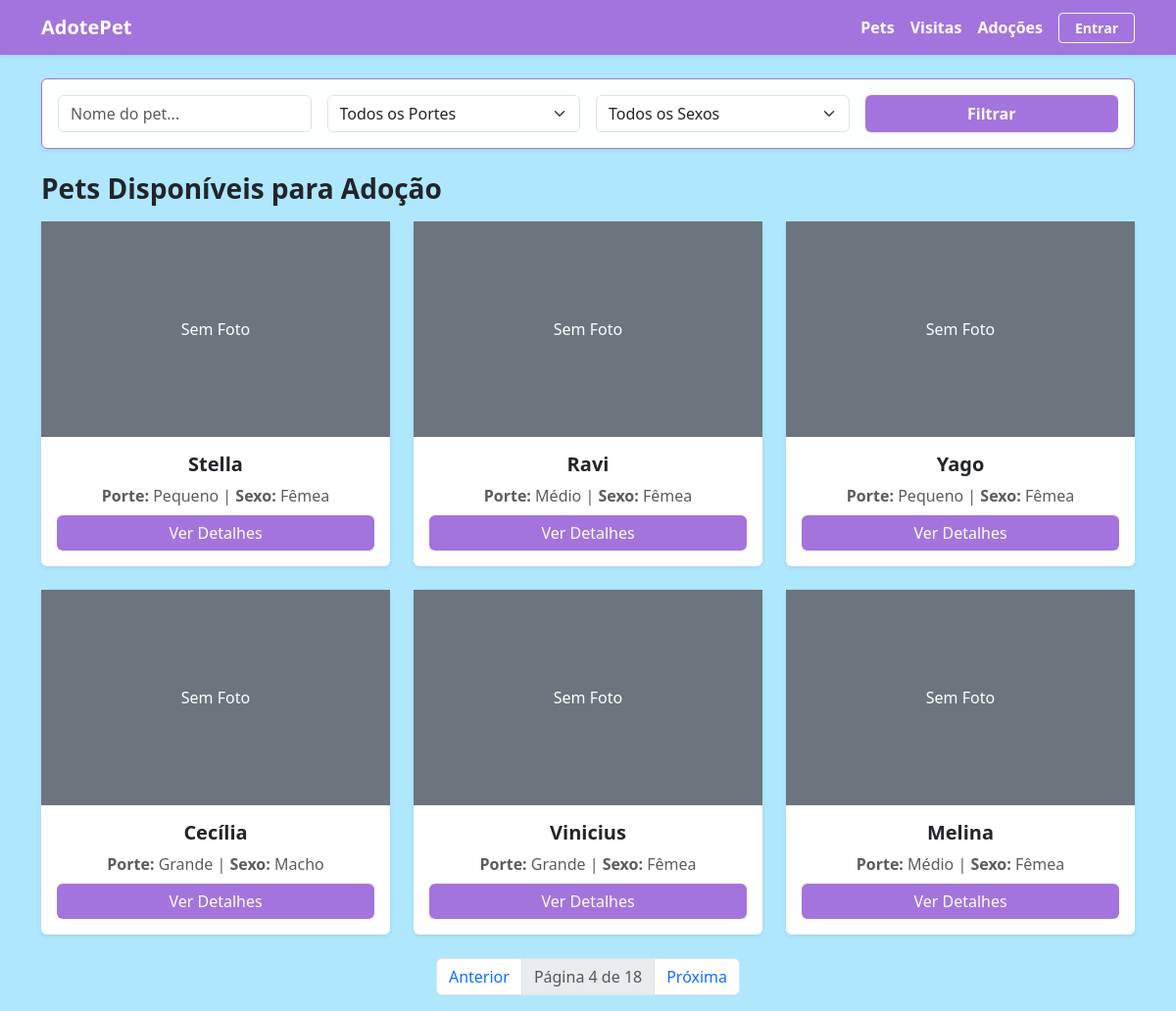
Screenshot of /?page=4&q=&porte=&sexo= with the database file from the repository.
### pets/models.py (models this page shows, shortened)
class Pet(models.Model):
    nome= models.CharField(max_length=100)
    cor = models.CharField(max_length=50)
    data_nascimento = models.DateField(null=True, blank=True)
    sexo = models.CharField(max_length=1, choices=SEXOS)
    porte = models.CharField(max_length=1, choices=PORTES)
    peso = models.DecimalField(max_digits=5,decimal_places=2, null=True, blank=True)
    status = models.CharField(max_length=1, choices=STATUS_ADOÇAO, default='D')
    raca = models.ForeignKey(Raca, on_delete=models.PROTECT, related_name="pets")
    responsavel = models.ForeignKey(settings.AUTH_USER_MODEL, on_delete=models.PROTECT, related_name="pets")
    foto = models.ImageField(upload_to='pets/', null= True, blank=True)  # Definido assim temporariamente
    class Meta:
            verbose_name= "Pet"
            verbose_name_plural= "Pets"
            ordering= ["nome"]

### pets/views.py (the view)
# urls.py: path('', views.lista_pets, name='lista_pets'),
def lista_pets(request):
    query = request.GET.get('q', '')
    especie_id = request.GET.get('especie', '')
    porte = request.GET.get('porte', '')
    sexo = request.GET.get('sexo', '')
    pets = Pet.objects.all().order_by('-id')
    if query:
        pets = pets.filter(nome__icontains= query)
    if especie_id:
        pets = pets.filter(raca__especie =especie_id)
    if porte:
        pets = pets.filter(porte=porte)
    if sexo:
        pets = pets.filter(sexo=sexo)
    paginator = Paginator(pets, 6)
    page_number = request.GET.get('page')
    page_obj = paginator.get_page(page_number)
    context = {
        'page_obj': page_obj,
        'query': query,
    }
    return render (request, 'pets/lista_pets.html', context)

### pets/templates/pets/lista_pets.html (shortened to what this page needs)
{% extends 'base.html' %}
{% block content %}
<div class="card p-3 mb-4 shadow-sm bg-custom-light border-custom">
  <form method="GET" action="{% url 'lista_pets' %}" class="row g-3">
    <div class="col-md-3">
      <input type="text" name="q" value="{{ query }}" class="form-control" placeholder="Nome do pet...">
    </div>
    <div class="col-md-3">
      <select name="porte" class="form-select">
        <option value="">Todos os Portes</option>
      </select>
    </div>
    <div class="col-md-3">
      <select name="sexo" class="form-select">
        <option value="">Todos os Sexos</option>
      </select>
    </div>
    <div class="col-md-3 d-grid">
      <button type="submit" class="btn btn-custom-primary fw-bold">Filtrar</button>
    </div>
  </form>
</div>
<h3 class="mb-3 fw-bold text-dark">Pets Disponíveis para Adoção</h3>
<div class="row row-cols-1 row-cols-md-3 g-4">
  {% for pet in page_obj %}
    <div class="col">
      <div class="card h-100 shadow-sm border-0">
        {% if pet.foto %}
          <img src="{{ pet.foto.url }}" class="card-img-top" alt="{{ pet.nome }}" style="height: 220px; object-fit: cover;">
        {% else %}
          <div class="bg-secondary text-white d-flex align-items-center justify-content-center" style="height: 220px;">
            <span>Sem Foto</span>
          </div>
        {% endif %}
        <div class="card-body text-center">
          <h5 class="card-title fw-bold">{{ pet.nome }}</h5>
          <p class="card-text text-muted mb-2">
            <strong>Porte:</strong> {{ pet.get_porte_display|default:pet.porte }} |
            <strong>Sexo:</strong> {{ pet.get_sexo_display|default:pet.sexo }}
          </p>
          <a href="{% url 'detalhe_pet' pet.pk %}" class="btn btn-custom-primary w-100">Ver Detalhes</a>
        </div>
      </div>
    </div>
  {% empty %}
    <div class="col-12">
      <div class="alert alert-info text-center">Nenhum pet encontrado com os filtros selecionados.</div>
    </div>
  {% endfor %}
</div>
{% if page_obj.has_other_pages %}
  <nav class="mt-4">
    <ul class="pagination justify-content-center">
      {% if page_obj.has_previous %}
        <li class="page-item">
          <a class="page-link" href="?page={{ page_obj.previous_page_number }}&q={{ query }}&porte={{ porte_selecionado }}&sexo={{ sexo_selecionado }}">Anterior</a>
        </li>
      {% endif %}
      <li class="page-item disabled"><span class="page-link">Página {{ page_obj.number }} de {{ page_obj.paginator.num_pages }}</span></li>
      {% if page_obj.has_next %}
        <li class="page-item">
          <a class="page-link" href="?page={{ page_obj.next_page_number }}&q={{ query }}&porte={{ porte_selecionado }}&sexo={{ sexo_selecionado }}">Próxima</a>
        </li>
      {% endif %}
    </ul>
  </nav>
{% endif %}
{% endblock %}

### pets/templates/base.html (style rules this page uses)
:root { --cor-principal: #a374dd; --cor-fundo-suave: #feffff; }
body { background-color: #8bdcffae; }
.btn-custom-primary { background-color: var(--cor-principal) !important; color: #ffffff !important; border: none; }
.bg-custom-light { background-color: var(--cor-fundo-suave) !important; }
.border-custom { border-color: var(--cor-principal) !important; }

### rows the page displays
Pet: foto "Sem Foto", nome "Stella", porte "Pequeno", sexo "Fêmea"
Pet: foto "Sem Foto", nome "Ravi", porte "Médio", sexo "Fêmea"
Pet: foto "Sem Foto", nome "Yago", porte "Pequeno", sexo "Fêmea"
Pet: foto "Sem Foto", nome "Cecília", porte "Grande", sexo "Macho"
Pet: foto "Sem Foto", nome "Vinicius", porte "Grande", sexo "Fêmea"
Pet: foto "Sem Foto", nome "Melina", porte "Médio", sexo "Fêmea"

### other values shown
{{ page_obj.number }} "4"
{{ page_obj.paginator.num_pages }} "18"
